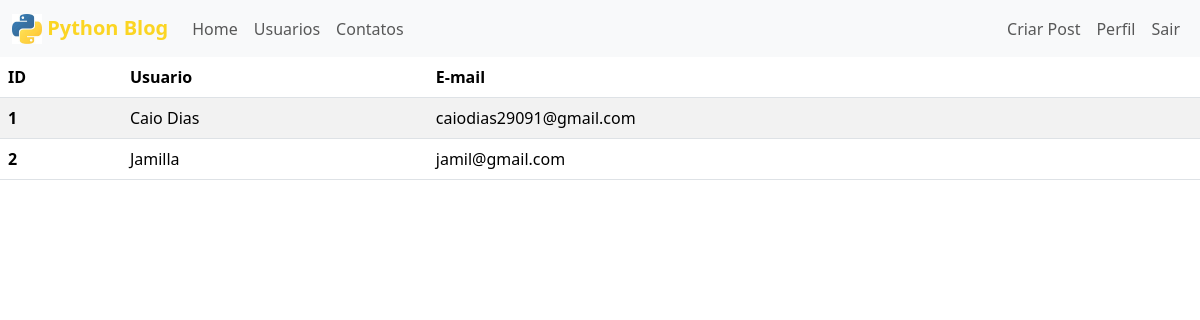
Page /usuarios (signed in) on the earlier database version.
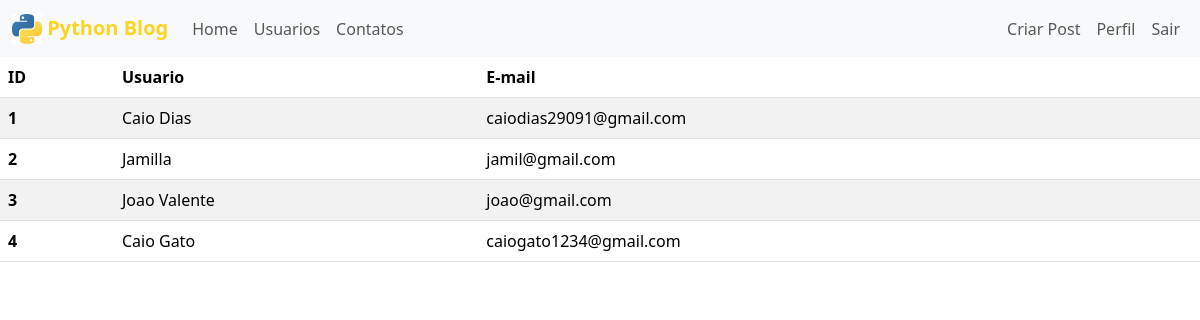
Same page on the later database version.
### app_blog/models.py (models this page shows)
class Usuario(db.Model, UserMixin):
  id = db.Column(db.Integer,primary_key = True)
  username = db.Column(db.String, nullable = False, unique=True)
  email = db.Column(db.String, nullable = False, unique=True)
  senha = db.Column(db.String, nullable=False)
  foto_perfil = db.Column(db.String, default='default.jpg')
  posts = db.relationship('Post', backref='autor', lazy= True)

### app_blog/routes.py (the view)
@app.route("/usuarios", methods=['GET','POST'])
@login_required
def usuarios():
  usuarios = Usuario.query.all()
  return render_template("usuarios.html", usuarios=usuarios)

### app_blog/models.py (called while the page is built)
@login_manager.user_loader
def load_usuario(id_usuario):
  return Usuario.query.get(int(id_usuario))

### app_blog/templates/usuarios.html
{% extends 'base.html' %} {%block body%}
<table class="table table-striped">
  <thead>
    <tr>
      <th scope="col">ID</th>
      <th scope="col">Usuario</th>
      <th scope="col">E-mail</th>
    </tr>
  </thead>
  <tbody>
    {% for usuario in usuarios %}
    <tr>
      <th scope="row">{{usuario.id}}</th>
      <td>{{usuario.username}}</td>
      <td>{{usuario.email}}</td>
    </tr>
    {% endfor %}
  </tbody>
</table>
{% endblock %}

### app_blog/templates/base.html (shortened to what this page needs)
<!DOCTYPE html>
<html lang="pt-br">
  <head>
    <link
      href="https://cdn.jsdelivr.net/npm/bootstrap@5.3.2/dist/css/bootstrap.min.css"
      rel="stylesheet"
    />
    <link
      rel="stylesheet"
      type="text/css"
      href="{{url_for('static', filename='main.css')}}"
    />
  </head>
  <body>
    <div>
      {%include "navbar.html" %}  {% block body %} {% endblock %}
    </div>
  </body>
</html>

### app_blog/templates/navbar.html (shortened to what this page needs)
<nav class="navbar navbar-expand-lg bg-body-tertiary">
  <div class="container-fluid">
    <a
      class="navbar-brand"
      href="#"
      style="color: rgba(252, 206, 0, 0.863); font-weight: 700"
      ><img
        alt="logo"
        width="30px"
        height="30px"
        class="d-inline-block align-text-top"
      />
      Python Blog</a
    >
    <div class="collapse navbar-collapse" id="navbarSupportedContent">
      <ul class="navbar-nav me-auto mb-2 mb-lg-0">
        <li class="nav-item">
          <a class="nav-link" aria-current="page" href="{{url_for('home')}}"
            >Home</a
          >
        </li>
        {% if current_user.is_authenticated %}
        <li class="nav-item">
          <a class="nav-link" href="{{url_for('usuarios')}}">Usuarios</a>
        </li>
        <li class="nav-item">
          <a class="nav-link" href="{{url_for('contatos')}}">Contatos</a>
        </li>
        {% else %}
        <li class="nav-item">
          <a class="nav-link" href="{{url_for('contatos')}}">Contatos</a>
        </li>
        {% endif %}
      </ul>
    </div>
    {% if current_user.is_authenticated %}
    <div class="d-flex navbar-nav">
      <li class="nav-item">
        <a class="nav-link" href="{{url_for('criar_post')}}">Criar Post</a>
      </li>
    </div>
    <div class="d-flex navbar-nav">
      <li class="nav-item">
        <a class="nav-link" href="{{url_for('perfil')}}">Perfil</a>
      </li>
    </div>
    <div class="d-flex navbar-nav">
      <li class="nav-item">
        <a class="nav-link" href="{{url_for('sair')}}">Sair</a>
      </li>
    </div>
    {% endif %}
  </div>
</nav>

### app_blog/static/main.css (style rules this page uses)
body { border-radius: 10px; }

Differences in the rows shown:
added Usuario: id "3", username "Joao Valente", email "joao@gmail.com"
added Usuario: id "4", username "Caio Gato", email "caiogato1234@gmail.com"
